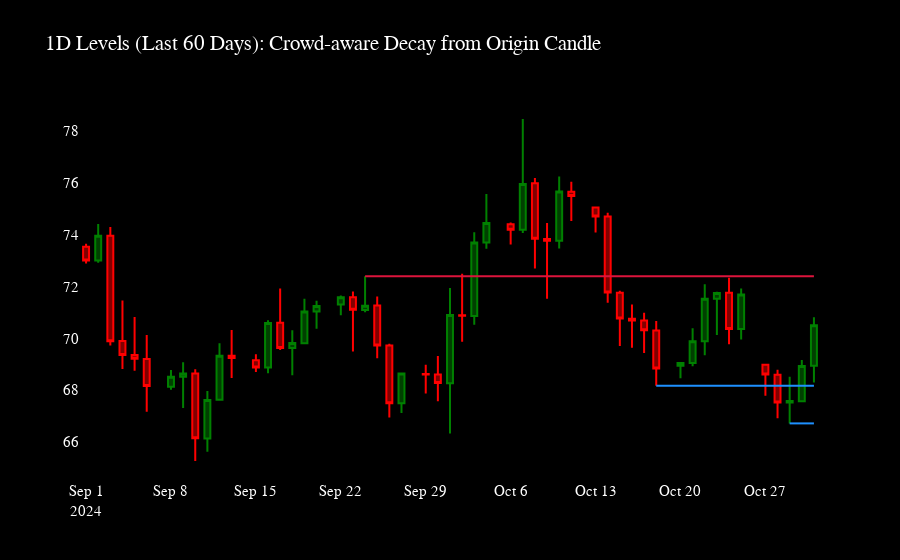

The notebook cell saved with this chart:
### Code cell
import pandas as pd
import numpy as np
import plotly.graph_objects as go

# 1D levels on last 60 days, with row-aware collapse and crowd-aware decay

_df = df.copy()
_df['datetime'] = pd.to_datetime(_df['datetime'])
_df = _df.set_index('datetime').sort_index()
df_tf = _df.resample('1D').agg({'open':'first','high':'max','low':'min','close':'last','volume':'sum'}).dropna().reset_index()

earliest = df_tf['datetime'].min()
cutoff = earliest + pd.Timedelta(days=60)
df_t = df_tf[df_tf['datetime'] <= cutoff].reset_index(drop=True)

n1, n2 = 3, 2
levels_t = []
for row in range(n1, len(df_t) - n2):
    if support(df_t, row, n1, n2):
        levels_t.append((row, df_t.low[row], 1))
    if resistance(df_t, row, n1, n2):
        levels_t.append((row, df_t.high[row], 2))

# collapse while keeping row of first occurrence
def collapse_pairs(pairs, thresh=0.5):
    pairs = sorted(pairs, key=lambda x: x[1])
    kept = []
    for row, price in pairs:
        if not kept or abs(price - kept[-1][1]) > thresh:
            kept.append((row, price))
    return kept

ss_t = collapse_pairs([(r, y) for r, y, t in levels_t if t == 1])
rr_t = collapse_pairs([(r, y) for r, y, t in levels_t if t == 2])

# time decay with crowding; lines start at originating candle
last_time = df_t['datetime'].max()
first_time = df_t['datetime'].min()
span_sec = max((last_time - first_time).total_seconds(), 1)
base_decay = 0.0
crowd_coeff = 0.7
window = 0.5
all_levels = [lvl for _, lvl in ss_t + rr_t]
row_to_time = {i: df_t['datetime'].iloc[i] for i in range(len(df_t))}

def time_decay_levels(levels):
    out = []
    for row, level in levels:
        level_time = row_to_time.get(row, last_time)
        age_sec = max((last_time - level_time).total_seconds(), 0)
        age_norm = age_sec / span_sec
        near_count = sum(1 for v in all_levels if abs(v - level) <= window)
        effective_decay = base_decay + crowd_coeff * max(0, near_count - 1)
        strength = float(np.exp(-effective_decay * age_norm))
        out.append((row, level, strength, level_time))
    return out

ss_strengths = time_decay_levels(ss_t)
rr_strengths = time_decay_levels(rr_t)

supports = pd.DataFrame(ss_strengths, columns=['row', 'level', 'strength', 'time'])
supports['type'] = 'support'
resistances = pd.DataFrame(rr_strengths, columns=['row', 'level', 'strength', 'time'])
resistances['type'] = 'resistance'

levels = pd.merge(supports, resistances, how='outer')
levels.to_csv("levels/1d_levels_24_09_10.csv")

fig = go.Figure(data=[go.Candlestick(
    x=df_t['datetime'],
    open=df_t['open'], high=df_t['high'], low=df_t['low'], close=df_t['close'],
    increasing_line_color='green', decreasing_line_color='red'
)])

x_end = df_t['datetime'].max()

for _, level, strength, t0 in ss_strengths:
    fig.add_shape(
        type='line', xref='x', yref='y',
        x0=t0, x1=x_end, y0=level, y1=level,
        line=dict(color='rgb(30,144,255)', width=2),
        opacity=strength,
    )

for _, level, strength, t0 in rr_strengths:
    fig.add_shape(
        type='line', xref='x', yref='y',
        x0=t0, x1=x_end, y0=level, y1=level,
        line=dict(color='rgb(220,20,60)', width=2),
        opacity=strength,
    )

fig.update_layout(
    showlegend=False,
    xaxis_rangeslider_visible=False,
    xaxis=dict(showgrid=False),
    yaxis=dict(showgrid=False),
    paper_bgcolor='black',
    plot_bgcolor='black',
    title='1D Levels (Last 60 Days): Crowd-aware Decay from Origin Candle',
    font=dict(color='white', size=15, family='Cascadia Black')
)

fig.show()

### Figure 1 — Plotly figure (JSON) as saved in the notebook; plotly's stock layout.template omitted (floating-point values rounded to 4 significant figures)
{"data": [{"close": [73.0, 73.96, 69.89, 69.36, 69.21, 68.16, 68.52, 68.64, 66.15, 67.62, 69.33, 69.24, 68.88, 70.59, 69.63, 69.82, 71.04, 71.25, 71.59, 71.1, 71.26, 69.72, 67.5, 68.64, 68.61, 68.28, 70.9, 70.87, 73.7, 74.45, 74.19, 75.95, 73.84, 73.76, 75.66, 75.49, 74.7, 71.77, 70.77, 70.69, 70.31, 68.84, 69.05, 69.89, 71.53, 71.75, 70.36, 71.69, 68.61, 67.53, 67.58, 68.93, 70.51], "decreasing": {"line": {"color": "red"}}, "high": [73.65, 74.41, 74.29, 71.46, 70.82, 70.13, 68.78, 69.08, 68.81, 67.97, 69.81, 70.32, 69.39, 70.7, 71.92, 70.31, 71.53, 71.45, 71.65, 71.81, 72.4, 71.61, 69.79, 68.65, 68.98, 69.32, 71.94, 72.49, 74.09, 75.57, 74.47, 78.46, 76.18, 74.45, 76.24, 76.04, 75.08, 74.84, 71.84, 71.31, 70.99, 70.67, 69.07, 70.39, 72.09, 71.8, 72.34, 71.92, 69.0, 68.79, 68.52, 69.17, 70.81], "increasing": {"line": {"color": "green"}}, "low": [72.89, 72.92, 69.72, 68.82, 68.75, 67.17, 68.02, 67.31, 65.27, 65.63, 67.61, 68.47, 68.7, 68.65, 69.55, 68.58, 69.81, 70.37, 70.89, 69.49, 71.01, 69.23, 66.95, 67.12, 67.87, 67.57, 66.33, 69.87, 70.52, 73.46, 73.62, 74.06, 72.69, 71.53, 73.47, 74.53, 74.08, 71.37, 69.71, 69.64, 69.44, 68.17, 68.46, 68.92, 69.35, 70.13, 69.77, 69.96, 67.79, 66.92, 66.72, 67.55, 68.3], "open": [73.53, 73.0, 73.96, 69.9, 69.36, 69.2, 68.13, 68.52, 68.64, 66.14, 67.63, 69.33, 69.16, 68.88, 70.6, 69.63, 69.81, 71.04, 71.31, 71.59, 71.09, 71.27, 69.72, 67.5, 68.63, 68.61, 68.27, 70.89, 70.86, 73.7, 74.4, 74.19, 75.98, 73.83, 73.76, 75.65, 75.05, 74.7, 71.76, 70.76, 70.69, 70.3, 68.94, 69.05, 69.89, 71.53, 71.76, 70.36, 68.98, 68.6, 67.53, 67.57, 68.94], "type": "candlestick", "x": ["2024-09-01T00:00:00.000000000", "2024-09-02T00:00:00.000000000", "2024-09-03T00:00:00.000000000", "2024-09-04T00:00:00.000000000", "2024-09-05T00:00:00.000000000", "2024-09-06T00:00:00.000000000", "2024-09-08T00:00:00.000000000", "2024-09-09T00:00:00.000000000", "2024-09-10T00:00:00.000000000", "2024-09-11T00:00:00.000000000", "2024-09-12T00:00:00.000000000", "2024-09-13T00:00:00.000000000", "2024-09-15T00:00:00.000000000", "2024-09-16T00:00:00.000000000", "2024-09-17T00:00:00.000000000", "2024-09-18T00:00:00.000000000", "2024-09-19T00:00:00.000000000", "2024-09-20T00:00:00.000000000", "2024-09-22T00:00:00.000000000", "2024-09-23T00:00:00.000000000", "2024-09-24T00:00:00.000000000", "2024-09-25T00:00:00.000000000", "2024-09-26T00:00:00.000000000", "2024-09-27T00:00:00.000000000", "2024-09-29T00:00:00.000000000", "2024-09-30T00:00:00.000000000", "2024-10-01T00:00:00.000000000", "2024-10-02T00:00:00.000000000", "2024-10-03T00:00:00.000000000", "2024-10-04T00:00:00.000000000", "2024-10-06T00:00:00.000000000", "2024-10-07T00:00:00.000000000", "2024-10-08T00:00:00.000000000", "2024-10-09T00:00:00.000000000", "2024-10-10T00:00:00.000000000", "2024-10-11T00:00:00.000000000", "2024-10-13T00:00:00.000000000", "2024-10-14T00:00:00.000000000", "2024-10-15T00:00:00.000000000", "2024-10-16T00:00:00.000000000", "2024-10-17T00:00:00.000000000", "2024-10-18T00:00:00.000000000", "2024-10-20T00:00:00.000000000", "2024-10-21T00:00:00.000000000", "2024-10-22T00:00:00.000000000", "2024-10-23T00:00:00.000000000", "2024-10-24T00:00:00.000000000", "2024-10-25T00:00:00.000000000", "2024-10-27T00:00:00.000000000", "2024-10-28T00:00:00.000000000", "2024-10-29T00:00:00.000000000", "2024-10-30T00:00:00.000000000", "2024-10-31T00:00:00.000000000"]}], "layout": {"font": {"color": "white", "family": "Cascadia Black", "size": 15}, "paper_bgcolor": "black", "plot_bgcolor": "black", "shapes": [{"line": {"color": "rgb(30,144,255)", "width": 2}, "opacity": 1, "type": "line", "x0": "2024-10-29T00:00:00", "x1": "2024-10-31T00:00:00", "xref": "x", "y0": 66.72, "y1": 66.72, "yref": "y"}, {"line": {"color": "rgb(30,144,255)", "width": 2}, "opacity": 1, "type": "line", "x0": "2024-10-18T00:00:00", "x1": "2024-10-31T00:00:00", "xref": "x", "y0": 68.17, "y1": 68.17, "yref": "y"}, {"line": {"color": "rgb(220,20,60)", "width": 2}, "opacity": 1, "type": "line", "x0": "2024-09-24T00:00:00", "x1": "2024-10-31T00:00:00", "xref": "x", "y0": 72.4, "y1": 72.4, "yref": "y"}], "showlegend": false, "title": {"text": "1D Levels (Last 60 Days): Crowd-aware Decay from Origin Candle"}, "xaxis": {"rangeslider": {"visible": false}, "showgrid": false}, "yaxis": {"showgrid": false}}}
